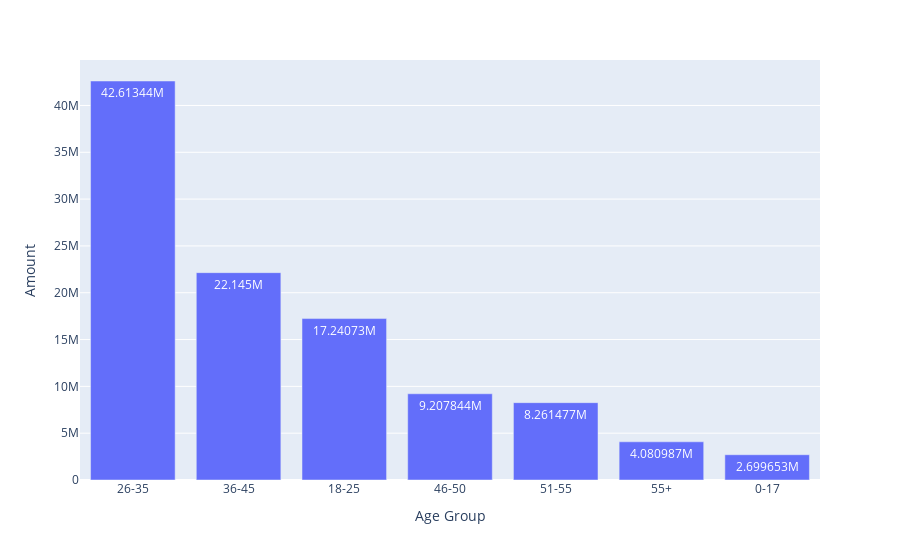

Here is the notebook cell this chart was saved with:
### Code cell
px.bar(data_frame=age_amount,x='Age Group',y='Amount',text_auto=True)

### Figure 1 — Plotly figure (JSON) as saved in the notebook; plotly's stock layout.template omitted (floating-point values rounded to 4 significant figures)
{"data": [{"alignmentgroup": "True", "hovertemplate": "Age Group=%{x}<br>Amount=%{y}<extra></extra>", "legendgroup": "", "marker": {"color": "#636efa", "pattern": {"shape": ""}}, "name": "", "offsetgroup": "", "orientation": "v", "showlegend": false, "textposition": "auto", "texttemplate": "%{y}", "type": "bar", "x": ["26-35", "36-45", "18-25", "46-50", "51-55", "55+", "0-17"], "xaxis": "x", "y": [42610000.0, 22140000.0, 17240732, 9207844, 8261477, 4080987, 2699653], "yaxis": "y"}], "layout": {"barmode": "relative", "legend": {"tracegroupgap": 0}, "margin": {"t": 60}, "xaxis": {"anchor": "y", "domain": [0, 1], "title": {"text": "Age Group"}}, "yaxis": {"anchor": "x", "domain": [0, 1], "title": {"text": "Amount"}}}}
